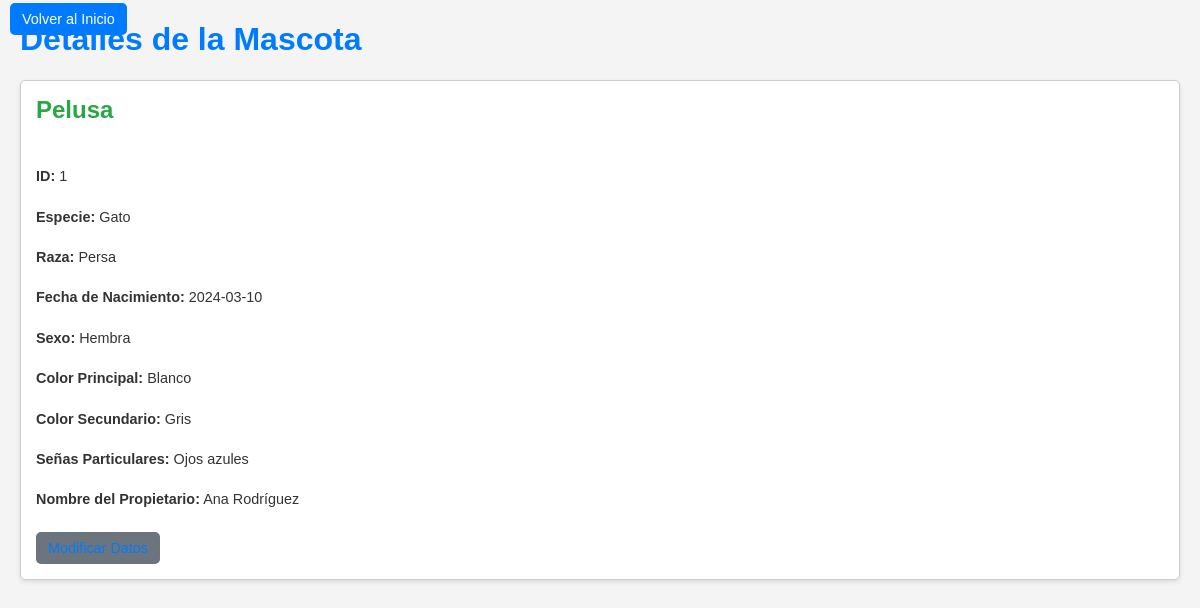
The page /ver_mascota.php?id=1 on the database its author committed.
### tables this page shows
CREATE TABLE `mascotas` (
  `id_mascota` int(11) NOT NULL,
  `nombre` varchar(100) NOT NULL,
  `especie` varchar(50) NOT NULL,
  `raza` varchar(50) DEFAULT NULL,
  `fecha_nacimiento` date DEFAULT NULL,
  `sexo` char(1) DEFAULT NULL,
  `color_principal` varchar(50) DEFAULT NULL,
  `color_secundario` varchar(50) DEFAULT NULL,
  `senas_particulares` text DEFAULT NULL,
  `foto_url` varchar(255) DEFAULT NULL,
  `nombre_propietario` varchar(100) NOT NULL
);

### ver_mascota.php (the view, shortened to what this page needs)
<?php
require_once 'database.php';
$conn = new mysqli($db_host, $db_user, $db_pass, $db_name);
$mascota = null;
$mensaje_error = null;
if (isset($_GET['id']) && is_numeric($_GET['id'])) {
    $id_mascota = $_GET['id'];
    $sql = "SELECT * FROM mascotas WHERE id_mascota = ?";
    $stmt = $conn->prepare($sql);
    if ($stmt) {
        $stmt->bind_param("i", $id_mascota);
        $stmt->execute();
        $result = $stmt->get_result();
        if ($result->num_rows > 0) {
            $mascota = $result->fetch_assoc();
        } else {
            $mensaje_error = "Mascota no encontrada.";
        }
    } else {
        $mensaje_error = "Error al preparar la consulta: " . $conn->error;
    }
} else {
    $mensaje_error = "ID de mascota no válido.";
}
?>
<!DOCTYPE html>
<html lang="es">
<head>
</head>
<body>
    <div class="volver-index">
        <a href="index.php">Volver al Inicio</a>
    </div>
    <h1>Detalles de la Mascota</h1>
    <?php if (isset($mensaje_error)): ?>
        <p class="error"><?php echo $mensaje_error; ?></p>
    <?php elseif ($mascota): ?>
        <div id="detalles_mascota">
            <h2><?php echo htmlspecialchars($mascota['nombre']); ?></h2>
            <p><strong>ID:</strong> <?php echo htmlspecialchars($mascota['id_mascota']); ?></p>
            <p><strong>Especie:</strong> <?php echo htmlspecialchars($mascota['especie']); ?></p>
            <p><strong>Raza:</strong> <?php echo htmlspecialchars($mascota['raza'] ?: 'No especificada'); ?></p>
            <p><strong>Fecha de Nacimiento:</strong> <?php echo htmlspecialchars($mascota['fecha_nacimiento'] ?: 'No especificada'); ?></p>
            <p><strong>Sexo:</strong> <?php echo htmlspecialchars($mascota['sexo'] === 'M' ? 'Macho' : ($mascota['sexo'] === 'H' ? 'Hembra' : 'Desconocido')); ?></p>
            <p><strong>Color Principal:</strong> <?php echo htmlspecialchars($mascota['color_principal'] ?: 'No especificado'); ?></p>
            <p><strong>Color Secundario:</strong> <?php echo htmlspecialchars($mascota['color_secundario'] ?: 'No especificado'); ?></p>
            <p><strong>Señas Particulares:</strong> <?php echo htmlspecialchars($mascota['senas_particulares'] ?: 'Ninguna'); ?></p>
            <p><strong>Nombre del Propietario:</strong> <?php echo htmlspecialchars($mascota['nombre_propietario']); ?></p>
            <div class="acciones">
                <a href="modificar_mascota.php?id=<?php echo htmlspecialchars($mascota['id_mascota']); ?>">Modificar Datos</a>
            </div>
        </div>
    <?php else: ?>
        <p>No se ha especificado un ID de mascota.</p>
    <?php endif; ?>
</body>
</html>

### ver_mascota.php (style rules this page uses)
body { font-family: sans-serif; margin: 20px; background-color: #f4f4f4; color: #333; }
h1 { color: #007bff; }
#detalles_mascota { margin-top: 20px; border: 1px solid #ccc; padding: 15px; border-radius: 5px; background-color: #fff; box-shadow: 0 2px 4px rgba(0, 0, 0, 0.1); display: flex; flex-direction: column; gap: 10px; }
#detalles_mascota h2 { color: #28a745; margin-top: 0; }
#detalles_mascota p { margin-bottom: 0; font-size: 0.9em; }
#detalles_mascota strong { font-weight: bold; }
#detalles_mascota a { color: #007bff; text-decoration: none; }
.acciones { margin-top: 15px; display: flex; gap: 10px; align-items: center; }
.acciones a, .acciones button { background-color: #6c757d; color: white; padding: 8px 12px; border-radius: 5px; text-decoration: none; font-size: 0.9em; border: none; cursor: pointer; }
.volver-index { position: absolute; top: 10px; left: 10px; }
.volver-index a { background-color: #007bff; color: white; padding: 8px 12px; border-radius: 5px; text-decoration: none; font-size: 0.9em; }

### rows shown on the page
mascotas: nombre "Pelusa", id_mascota "1", especie "Gato", raza "Persa", fecha_nacimiento "2024-03-10", sexo "Hembra", color_principal "Blanco", color_secundario "Gris", senas_particulares "Ojos azules", nombre_propietario "Ana Rodríguez"
